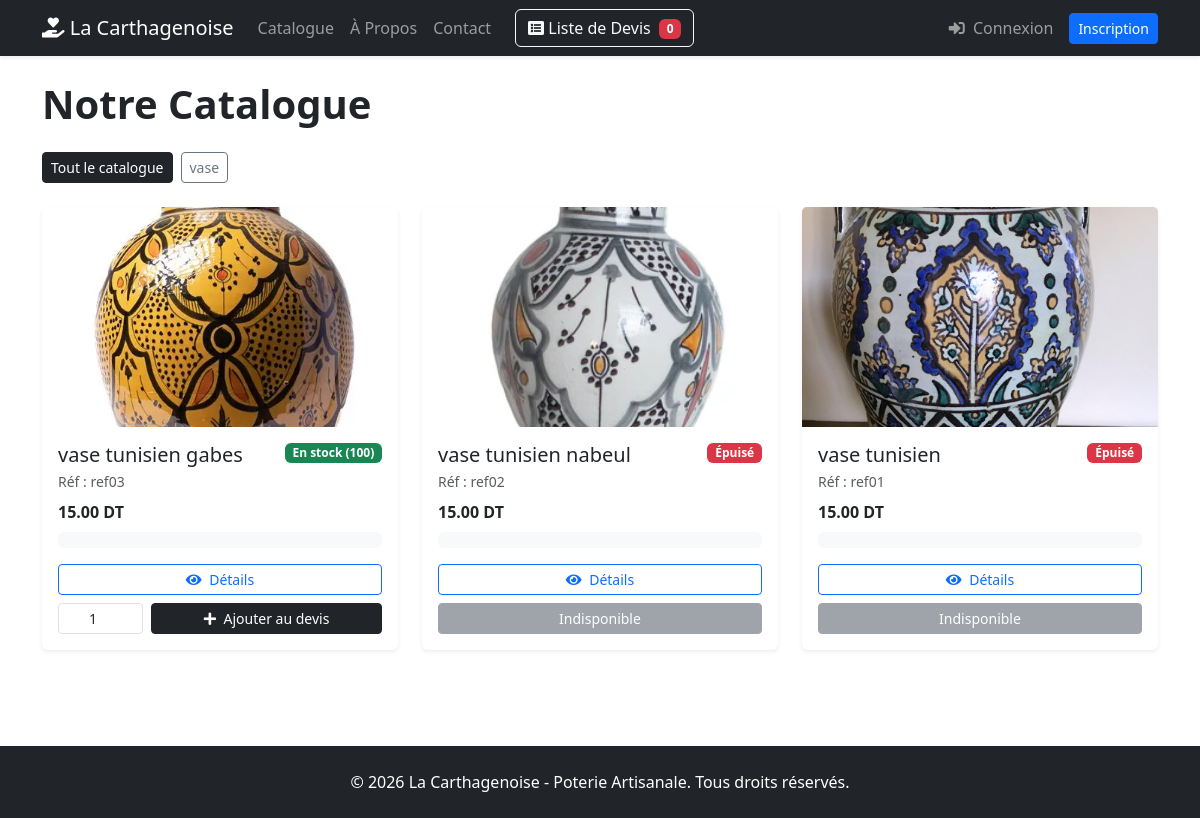
The app's page /, older data.
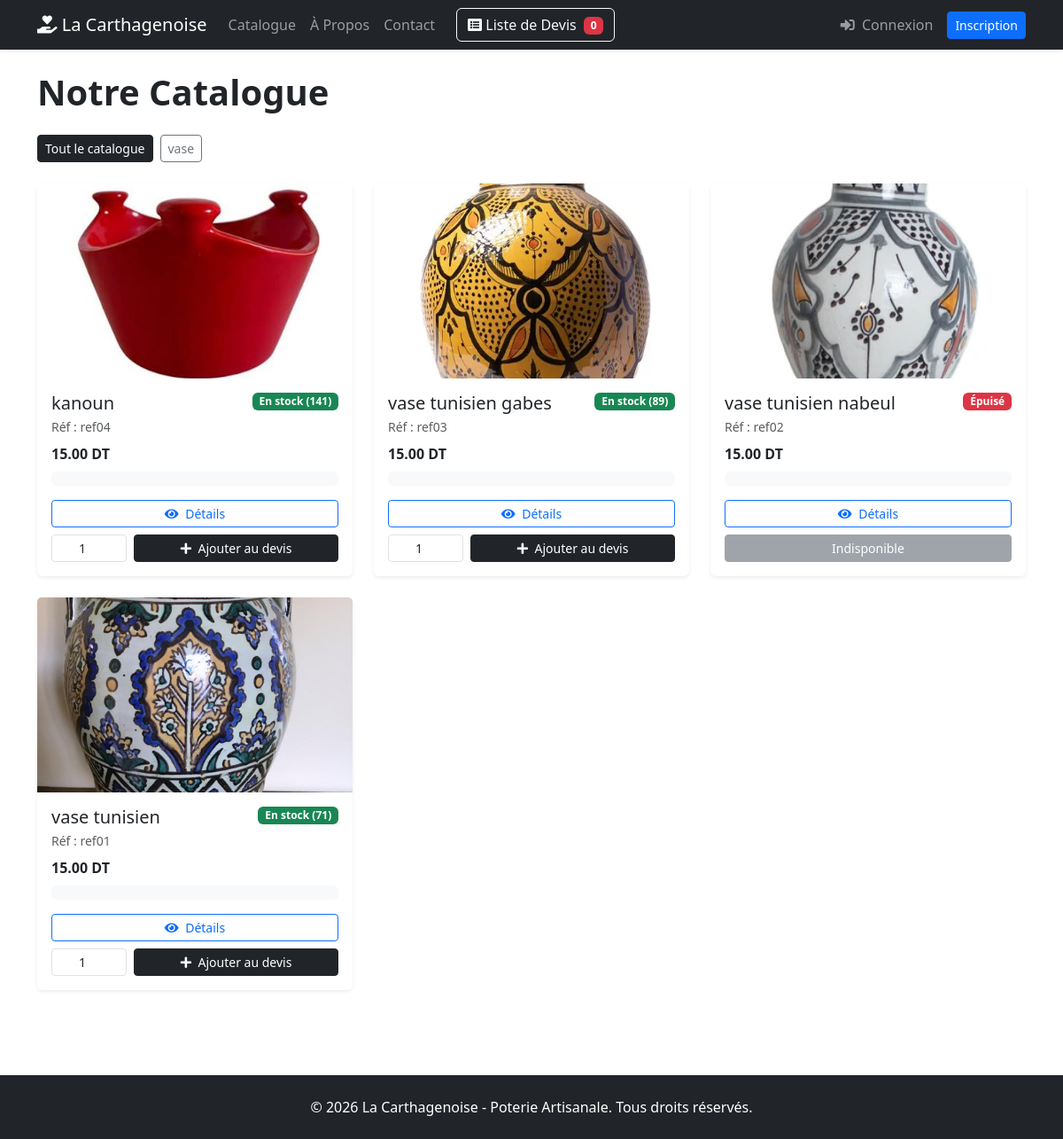
The same page, newer data.
### catalogue/models.py (models this page shows, shortened)
class Categorie(models.Model):
    nom = models.CharField(max_length=100)
    slug = models.SlugField(unique=True, max_length=100, blank=True)

class Produit(models.Model):
    categorie = models.ForeignKey(
        Categorie,
        on_delete=models.CASCADE,
        related_name='produits',
        verbose_name="Catégorie",
    )
    reference = models.CharField(max_length=50, unique=True, verbose_name="Référence")
    nom = models.CharField(max_length=200, verbose_name="Nom du produit")
    description = models.TextField(verbose_name="Description")
    prix = models.DecimalField(
        max_digits=10,
        decimal_places=2,
        null=True,
        blank=True,
        verbose_name="Prix unitaire",
    )
    image = models.ImageField(
        upload_to='produits/',
        null=True,
        blank=True,
        verbose_name="Image",
    )
    quantite_totale = models.PositiveIntegerField(
        default=0, verbose_name="Quantité totale"
    )
    quantite_vendue = models.PositiveIntegerField(
        default=0, verbose_name="Quantité vendue"
    )
    quantite_annulee = models.PositiveIntegerField(
        default=0, verbose_name="Quantité annulée"
    )
    disponible = models.BooleanField(default=True, verbose_name="Disponible")
    date_creation = models.DateTimeField(auto_now_add=True)
    class Meta:
        verbose_name = "Produit"
        verbose_name_plural = "Produits"
        ordering = ['-date_creation']
    @property
    def quantite_restante(self):
        totale = self.quantite_totale or 0
        vendue = self.quantite_vendue or 0
        return max(totale - vendue, 0)

### catalogue/views.py (the view)
# urls.py: path('', views.ProduitListView.as_view(), name='liste_produits'),
class ProduitListView(ListView):
    model = Produit
    template_name = 'catalogue/liste_produits.html'
    context_object_name = 'produits'
    def get_queryset(self):
        queryset = super().get_queryset().filter(disponible=True)
        slug = self.kwargs.get('slug')
        if slug:
            categorie = get_object_or_404(Categorie, slug=slug)
            queryset = queryset.filter(categorie=categorie)
        return queryset
    def get_context_data(self, **kwargs):
        context = super().get_context_data(**kwargs)
        context['categories'] = Categorie.objects.all()
        return context

### devis/templatetags/devis_extras.py (called while the page is built)
@register.simple_tag(takes_context=True)
def devis_count(context):
    request = context['request']
    devis_panier = request.session.get(DEVIS_SESSION_KEY)
    if devis_panier:
        return len(devis_panier)
    return 0

### catalogue/templates/catalogue/liste_produits.html (shortened to what this page needs)
{% extends 'base.html' %}
{% block content %}
  <div class="d-flex flex-wrap justify-content-between align-items-center gap-2 mb-4">
    <h1 class="fw-bold mb-0">Notre Catalogue</h1>
  </div>
  {% if categories %}
    <div class="mb-4 d-flex flex-wrap gap-2">
      <a href="{% url 'catalogue:liste_produits' %}" class="btn btn-sm {% if not request.resolver_match.kwargs.slug %}btn-dark{% else %}btn-outline-dark{% endif %}">
        Tout le catalogue
      </a>
      {% for cat in categories %}
        <a href="{% url 'catalogue:liste_par_categorie' slug=cat.slug %}"
           class="btn btn-sm {% if request.resolver_match.kwargs.slug == cat.slug %}btn-dark{% else %}btn-outline-secondary{% endif %}">
          {{ cat.nom }}
        </a>
      {% endfor %}
    </div>
  {% endif %}
  <div class="row">
    {% for produit in produits %}
      <div class="col-md-4 mb-4">
        <div class="card h-100 shadow-sm border-0">
          <a href="{% url 'catalogue:detail_produit' pk=produit.pk %}">
            {% if produit.image %}
              <img src="{{ produit.image.url }}" class="card-img-top" alt="{{ produit.nom }}" style="height: 220px; object-fit: cover;" />
            {% else %}
              <div class="bg-light d-flex align-items-center justify-content-center text-muted" style="height: 220px;">
                <i class="fas fa-image fa-2x"></i>
              </div>
            {% endif %}
          </a>
          <div class="card-body d-flex flex-column">
            <div class="d-flex justify-content-between align-items-start gap-2 mb-1">
              <h5 class="card-title mb-0">{{ produit.nom }}</h5>
              {% if produit.disponible and produit.quantite_restante > 0 %}
                <span class="badge bg-success text-nowrap">En stock ({{ produit.quantite_restante }})</span>
              {% else %}
                <span class="badge bg-danger text-nowrap">Épuisé</span>
              {% endif %}
            </div>
            <p class="card-text text-muted small mb-2">Réf : {{ produit.reference }}</p>
            {% if produit.prix %}
              <p class="fw-bold text-dark mb-2">{{ produit.prix }} DT</p>
            {% endif %}
            <div class="bg-light rounded p-2 mb-3 small">
            </div>
            <div class="mt-auto">
              <div class="d-flex gap-2 mb-2">
                <a href="{% url 'catalogue:detail_produit' pk=produit.pk %}" class="btn btn-sm btn-outline-primary flex-grow-1">
                  <i class="fas fa-eye me-1"></i> Détails
                </a>
              </div>
              {% if produit.disponible and produit.quantite_restante > 0 %}
                <form method="post" action="{% url 'devis:add_to_devis' produit.pk %}" class="d-flex gap-2">
                  <input
                    type="number"
                    name="quantite_demander"
                    value="1"
                    min="1"
                    max="{{ produit.quantite_restante }}"
                    class="form-control form-control-sm text-center"
                    style="max-width: 85px;"
                    aria-label="Quantité demandée"
                    required
                  />
                  <button type="submit" class="btn btn-sm btn-dark flex-grow-1">
                    <i class="fas fa-plus me-1"></i> Ajouter au devis
                  </button>
                </form>
              {% else %}
                <button type="button" class="btn btn-sm btn-secondary w-100" disabled>
                  Indisponible
                </button>
              {% endif %}
            </div>
          </div>
        </div>
      </div>
    {% empty %}
      <div class="col-12">
        <div class="alert alert-info text-center">Aucun produit disponible.</div>
      </div>
    {% endfor %}
  </div>
{% endblock %}

Row changes from the older to the newer data that the page shows:
added Produit: image (picture), nom "kanoun", quantite_restante "141", reference "ref04", prix "15.00"
changed Produit "vase tunisien gabes": quantite_restante "100" → "89"
changed Produit "vase tunisien": quantite_restante (not shown) → "71"; quantite_demander (not shown) → "1"; quantite_totale "Épuisé Indisponible" → "En stock ( ) Ajouter au devis"
